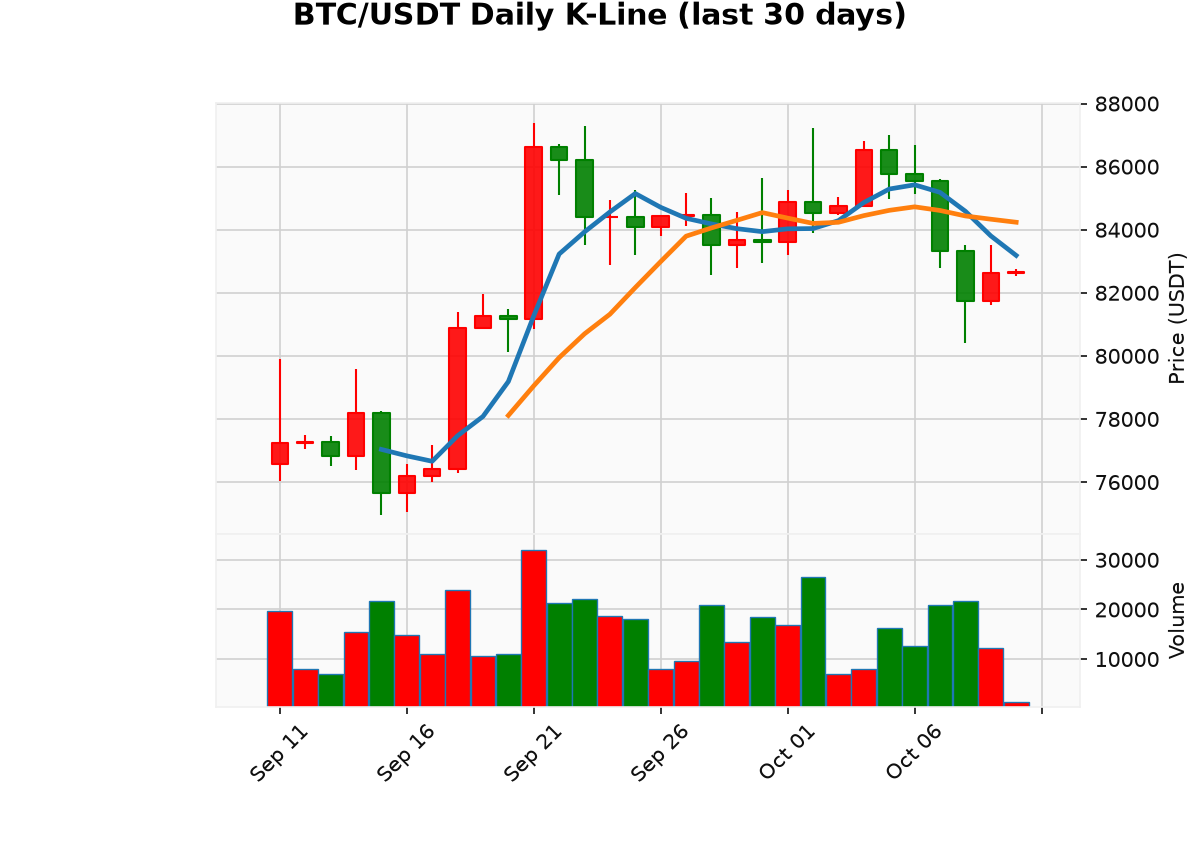

Here is the Python script that generated this plot:
"""获取最近一个月的 BTC 日线行情，保存为 CSV 并绘制 K 线图。"""
from datetime import datetime, timedelta, timezone  # 时间计算
from pathlib import Path  # 路径处理

import mplfinance as mpf  # K 线图绘制
import pandas as pd  # 数据处理
import requests  # HTTP 请求

OUT_DIR = Path(__file__).parent  # 输出目录：脚本所在目录
SYMBOL = "BTCUSDT"  # Binance 交易对
DAYS = 30  # 获取最近多少天的数据


def fetch_binance(days: int) -> pd.DataFrame:
    end = datetime.now(timezone.utc)  # 结束时间：当前 UTC 时间
    start = end - timedelta(days=days)  # 起始时间：往前推 days 天
    resp = requests.get(
        "https://api.binance.com/api/v3/klines",  # Binance K 线接口
        params={
            "symbol": SYMBOL,  # 交易对
            "interval": "1d",  # 日线
            "startTime": int(start.timestamp() * 1000),  # 起始时间（毫秒时间戳）
            "endTime": int(end.timestamp() * 1000),  # 结束时间（毫秒时间戳）
            "limit": 1000,  # 单次最多返回条数
        },
        timeout=15,  # 超时时间（秒）
    )
    resp.raise_for_status()  # HTTP 状态码异常时抛出错误
    df = pd.DataFrame(
        resp.json(),  # 返回的是二维数组，每行一根 K 线
        columns=["ts", "Open", "High", "Low", "Close", "Volume", "close_ts",
                 "quote_vol", "trades", "taker_base", "taker_quote", "ignore"],  # Binance 返回的字段顺序
    )
    df.index = pd.to_datetime(df["ts"], unit="ms")  # 开盘时间作为时间索引
    return df[["Open", "High", "Low", "Close", "Volume"]].astype(float)  # 只保留 OHLCV 并转为数值


def fetch_okx(days: int) -> pd.DataFrame:
    resp = requests.get(
        "https://www.okx.com/api/v5/market/candles",  # OKX K 线接口
        params={"instId": "BTC-USDT", "bar": "1Dutc", "limit": days + 1},  # UTC 日线，多取一根保证覆盖
        timeout=15,  # 超时时间（秒）
    )
    resp.raise_for_status()  # HTTP 状态码异常时抛出错误
    rows = resp.json()["data"]  # 取出 K 线数据列表
    df = pd.DataFrame(rows).iloc[:, :6]  # 只取前 6 列：时间、开、高、低、收、成交量
    df.columns = ["ts", "Open", "High", "Low", "Close", "Volume"]  # 重命名列
    df.index = pd.to_datetime(df["ts"].astype("int64"), unit="ms")  # 毫秒时间戳转时间索引
    return df.drop(columns="ts").astype(float).sort_index()  # OKX 返回倒序，需按时间升序排列


def fetch_data(days: int = DAYS) -> pd.DataFrame:
    # Binance 在部分地区不可访问，失败时回退到 OKX
    for fetcher in (fetch_binance, fetch_okx):  # 按优先级依次尝试数据源
        try:
            df = fetcher(days)  # 获取数据
            print(f"数据来源: {fetcher.__name__[6:]}，共 {len(df)} 根日K线")  # 去掉 "fetch_" 前缀显示来源
            return df  # 成功即返回
        except Exception as e:
            print(f"{fetcher.__name__} 获取失败: {e}")  # 失败则打印原因并尝试下一个
    raise RuntimeError("所有数据源均获取失败")  # 全部失败


def main() -> None:
    df = fetch_data()  # 获取近一个月数据
    df.index.name = "Date"  # 索引命名，CSV 表头更清晰
    csv_path = OUT_DIR / "btc_1month.csv"  # CSV 输出路径
    png_path = OUT_DIR / "btc_kline.png"  # 图片输出路径
    df.to_csv(csv_path)  # 保存数据到本地

    # 红涨绿跌（国内习惯）
    style = mpf.make_mpf_style(
        base_mpf_style="yahoo",  # 基于 yahoo 风格
        marketcolors=mpf.make_marketcolors(up="red", down="green", inherit=True),  # 上涨红、下跌绿
    )
    mpf.plot(
        df,
        type="candle",  # 蜡烛图（K 线）
        mav=(5, 10),  # 5 日、10 日均线
        volume=True,  # 下方显示成交量
        style=style,  # 应用上面的配色
        title=f"BTC/USDT Daily K-Line (last {DAYS} days)",  # 图标题
        ylabel="Price (USDT)",  # 价格轴标签
        ylabel_lower="Volume",  # 成交量轴标签
        savefig=dict(fname=str(png_path), dpi=150),  # 保存为图片
    )
    print(f"CSV 已保存: {csv_path}\n图片已保存: {png_path}")

    mpf.plot(df, type="candle", mav=(5, 10), volume=True, style=style,
             title=f"BTC/USDT Daily K-Line (last {DAYS} days)")  # 再绘制一次，弹出窗口交互查看


if __name__ == "__main__":
    main()  # 脚本入口
